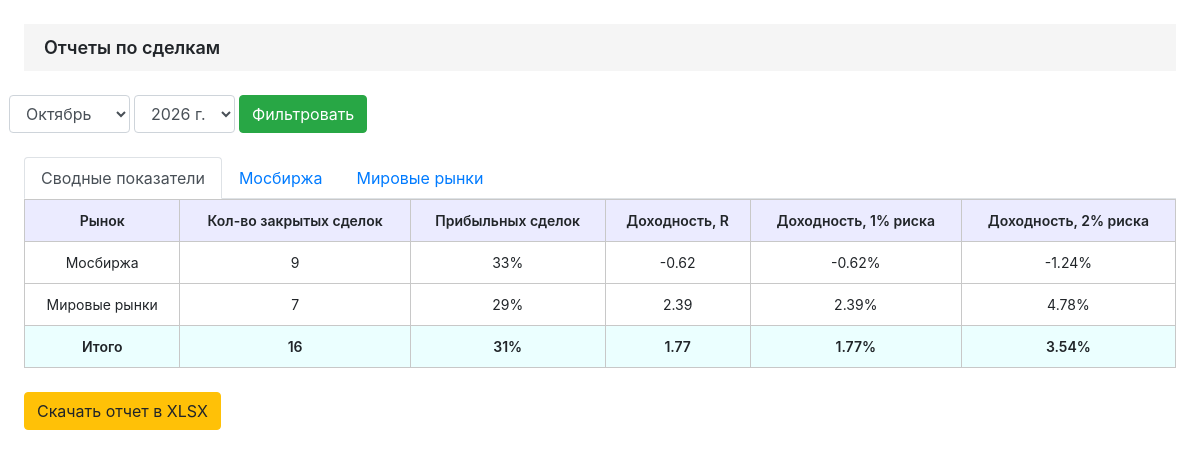
The page / on the database its author committed.
### tables this page shows
CREATE TABLE `tg_category` (
  `category_id` int(11) NOT NULL AUTO_INCREMENT,
  `name` varchar(500) NOT NULL,
  `sort` int(11) NOT NULL,
  `cpu` varchar(200) NOT NULL,
  `tg_block_id` int(11) NOT NULL,
  PRIMARY KEY (`category_id`),
  KEY `tg_block_id` (`tg_block_id`)
);

### common_function.php (called while the page is built, shortened)
<?php
class Fnc
{
	public $mysqli;
	private $now;
	public function __construct($mysqli)
	{
		$this->mysqli = $mysqli;
		$this->now = APP_NOW !== '' ? strtotime(APP_NOW) : time();
	}
	public function date($format)
	{
		return date($format, $this->now);
	}
	public function getTgCategoryList($tg_block_id = 0)
	{
		$array = array();
		$dop_sql = "";
		if ($tg_block_id > 0) {
			$dop_sql = $dop_sql . " and `tg_block_id`=$tg_block_id";
		}
		$sql = $this->mysqli->query("
				SELECT * FROM `tg_category` WHERE 1=1 $dop_sql ORDER BY `sort`
			");
		while ($res = $sql->fetch_assoc()) {
			array_push($array, $res);
		}
		return $array;
	}
	public function getTool($tool_id)
	{
		$sql = $this->mysqli->query("
				SELECT * FROM `tg_tool` WHERE `tool_id`=$tool_id
			");
		$col = $sql->num_rows;
		$res = $sql->fetch_array();
		return $res;
	}
	public function getTgSignalList($category_id, $month, $year)
	{
		$date_month = $year . "-" . $month . "-";
		if ($year == $this->date('Y') and $month == $this->date('m')) {
			$sql = $this->mysqli->query("
					SELECT * FROM `tg_signal`
					WHERE
					`category_id_signal`=$category_id and
					`is_published`=1 and
					(
						`is_deleted`=0
							or
						`date_deleted` LIKE '$date_month%'
					)
						and
					(
						`is_closed`=0
							or
						`date_closed` LIKE '$date_month%'
							or
						`date_created` LIKE '$date_month%'
					)
						and
					(
						`is_canceled`=0
							or
						`date_canceled` LIKE '$date_month%'
					)
				");
		}
		$array = array();
		$col_take_profit = 0;
		while ($res = $sql->fetch_assoc()) {
			$tool_id = $res['tool_id'];
			$tool = $this->getTool($tool_id);
			$res['tool'] = $tool;
			$res['d1'] = "";
			$res['d2'] = "";
			$take_profit = $res['take_profit'];
			$take_profit_2 = $res['take_profit_2'];
			$take_profit_3 = $res['take_profit_3'];
			$date_take_profit = $res['date_take_profit'];
			$date_take_profit_2 = $res['date_take_profit_2'];
			$date_take_profit_3 = $res['date_take_profit_3'];
			if ($res['date_closed'] != "0000-00-00 00:00:00" and $date_take_profit == "0000-00-00 00:00:00" and $res['take_profit'] == $res['price_close']) {
				$date_take_profit = $res['date_closed'];
			}
			if ($take_profit != 0) $col_take_profit++;
			if ($take_profit_2 != 0) $col_take_profit++;
			if ($take_profit_3 != 0) $col_take_profit++;
			if ($res['type'] == 'market') {
				$res['is_in_work'] = 1;
				$res['date_open'] = date("d.m.Y H:i", strtotime($res['date_created']));
			} else {
				if ($res['is_in_work_datetime'] != "0000-00-00 00:00:00") {
					$res['date_open'] = date("d.m.Y H:i", strtotime($res['is_in_work_datetime']));
				} else {
					$res['date_open'] = "-";
				}
			}
			if ($res['is_canceled'] == 1) {
				$res['r'] = "-";
				$res['date_close'] = "";
				$res['price_close'] = "";
			} else if ($res['is_deleted'] == 1) {
				$res['r'] = "-";
				$res['date_close'] = "";
				$res['price_close'] = "";
			} else {
				if ($res['is_closed'] == 1) {
					if (is_numeric($res['r'])) {
					} else {
						$res['r'] = 0;
						$price_close_rasch = 0;
						if ($take_profit != 0) {
							if ($date_take_profit != "0000-00-00 00:00:00") {
								if ($res['diraction'] == "buy") {
									$res['r'] = $res['r'] + round((($take_profit - $res['price_open']) / ($res['price_open'] - $res['stop_loss_rash'])) / $col_take_profit, 2);
								} else {
									$res['r'] = $res['r'] + round((($res['price_open'] - $take_profit) / ($res['stop_loss_rash'] - $res['price_open'])) / $col_take_profit, 2);
								}
								$price_close_rasch = $price_close_rasch + $take_profit / $col_take_profit;
							} else {
								if ($res['price_close'] != $res['stop_loss_rash']) {
									if ($res['diraction'] == "buy") {
										$res['r'] = $res['r'] + round((($res['price_close'] - $res['price_open']) / ($res['price_open'] - $res['stop_loss_rash'])) / $col_take_profit, 2);
									} else {
										$res['r'] = $res['r'] + round((($res['price_open'] - $res['price_close']) / ($res['stop_loss_rash'] - $res['price_open'])) / $col_take_profit, 2);
									}
									$price_close_rasch = $price_close_rasch + $res['price_close'] / $col_take_profit;
								} else {
									$res['r'] = $res['r'] - round(1 / $col_take_profit, 2);
									$price_close_rasch = $price_close_rasch + $res['stop_loss_rash'] / $col_take_profit;
								}
							}
						}
						if ($take_profit_2 != 0) {
							if ($date_take_profit_2 != "0000-00-00 00:00:00") {
								if ($res['diraction'] == "buy") {
									$res['r'] = $res['r'] + round((($take_profit_2 - $res['price_open']) / ($res['price_open'] - $res['stop_loss_rash'])) / $col_take_profit, 2);
								} else {
									$res['r'] = $res['r'] + round((($res['price_open'] - $take_profit_2) / ($res['stop_loss_rash'] - $res['price_open'])) / $col_take_profit, 2);
								}
								$price_close_rasch = $price_close_rasch + $take_profit_2 / $col_take_profit;
							} else {
								if ($res['price_close'] != $res['stop_loss_rash']) {
									if ($res['diraction'] == "buy") {
										$res['r'] = $res['r'] + round((($res['price_close'] - $res['price_open']) / ($res['price_open'] - $res['stop_loss_rash'])) / $col_take_profit, 2);
									} else {
										$res['r'] = $res['r'] + round((($res['price_open'] - $res['price_close']) / ($res['stop_loss_rash'] - $res['price_open'])) / $col_take_profit, 2);
									}
									$price_close_rasch = $price_close_rasch + $res['price_close'] / $col_take_profit;
								} else {
									$res['r'] = $res['r'] - round(1 / $col_take_profit, 2);
									$price_close_rasch = $price_close_rasch + $res['stop_loss_rash'] / $col_take_profit;
								}
							}
						}
						$res['price_close'] = round($price_close_rasch, 5);
					}
					$res['d1'] = $res['r'] . "%";
					$res['d2'] = ($res['r'] * 2) . "%";
					$res['date_close'] = date('d.m.Y H:i', strtotime($res['date_closed']));
				} else {
					if (
						$date_take_profit != "0000-00-00 00:00:00"
						or
						$date_take_profit_2 != "0000-00-00 00:00:00"
						or
						$date_take_profit_3 != "0000-00-00 00:00:00"
					) {
						$res['r'] = 0;
						if ($date_take_profit != "0000-00-00 00:00:00") {
							if ($res['diraction'] == "buy") {
								$res['r'] = $res['r'] + round((($take_profit - $res['price_open']) / ($res['price_open'] - $res['stop_loss_rash'])) / $col_take_profit, 2);
							} else {
								$res['r'] = $res['r'] + round((($res['price_open'] - $take_profit) / ($res['stop_loss_rash'] - $res['price_open'])) / $col_take_profit, 2);
							}
						}
					} else {
						$res['r'] = "";
					}
					$res['date_close'] = "";
					$res['price_close'] = "";
				}
			}
			if ($take_profit_2 == 0) $res['take_profit_2'] = '-';
			if ($take_profit_3 == 0) $res['take_profit_3'] = '-';
			array_push($array, $res);
		}
		return $array;
	}
	public function getItogDataSignalTable($array_signal_list)
	{
		$itog_col_deal_total = 0;
		$itog_col_deal_open = 0;
		$itog_col_deal_closed = 0;
		$itog_col_deal_plus = 0;
		$itog_col_deal_minus = 0;
		$itog_r = 0;
		$itog_r_closed = 0;
		foreach ($array_signal_list as $signal) {
			if ($signal['r'] != "-") $itog_col_deal_total++;
			if (is_numeric($signal['r']) and $signal['is_closed'] == 1) $itog_col_deal_closed++;
			if (is_numeric($signal['r']) and $signal['r'] >= 0 and $signal['is_closed'] == 1) $itog_col_deal_plus++;
			if (is_numeric($signal['r']) and $signal['r'] < 0 and $signal['is_closed'] == 1) $itog_col_deal_minus++;
			if (is_numeric($signal['r'])) $itog_r = $itog_r + $signal['r'];
			if (
				$signal['is_closed'] == 0 &&
				$signal['is_deleted'] == 0 &&
				$signal['is_canceled'] == 0 &&
				$signal['is_in_work'] == 1
			) {
				$itog_col_deal_open++;
			}
			if ($signal['is_closed'] == 1 and is_numeric($signal['r'])) {
				$itog_r_closed += $signal['r'];
			}
		}
		return [
			'itog_col_deal_total' => $itog_col_deal_total,
			'itog_col_deal_closed' => $itog_col_deal_closed,
			'itog_col_deal_open' => $itog_col_deal_open,
			'itog_col_deal_plus' => $itog_col_deal_plus,
			'itog_col_deal_minus' => $itog_col_deal_minus,
			'itog_r' => round($itog_r, 2),
			'itog_r_closed' => round($itog_r_closed, 2),
		];
	}
}

### report/report_function.php (called while the page is built, shortened)
<?php
	$array_category_signal_lsit = $fnc->getTgCategoryList(2);
	if (isset($_GET['month'])) $month = $_GET['month'];
	else $month = $fnc->date('m');
	if (isset($_GET['year'])) $year = $_GET['year'];
	else $year = $fnc->date('Y');
?>

### report/report.php (the view, shortened to what this page needs)
<div class="top_header">
	<div class="title_h">
		<div class="row">
			<div class="col-9 my-auto">
				Отчеты по сделкам
			</div>
		</div>
	</div>
</div>
<div class="pt-4 pb-4">
	<form action="" method="GET" class="row">
		<div class="d-inline pr-1">
			<select name="month" class="form-control">
				<?php foreach ($fnc->array_month as $key=>$val) { ?>
					<option value="<?=$key;?>" <?php if ($month == $key) echo "selected";?>><?=$val;?></option>
				<?php } ?>
			</select>
		</div>
		<div class="d-inline pr-1">
			<select name="year" class="form-control">
				<?php for ($i = $fnc->date('Y'); $i >= 2021; $i--) { ?>
					<option value="<?=$i;?>" <?php if ($year == $i) echo "selected";?>><?=$i;?> г.</option>
				<?php } ?>
			</select>
		</div>
		<div class="d-inline">
			<input type="submit" value="Фильтровать" class="btn btn-success"/>
		</div>
	</form>
</div>
<ul class="nav nav-tabs" id="myTab" role="tablist">
	<li class="nav-item">
		<a class="nav-link active" id="common_table-tab" data-toggle="tab" href="#common_table" role="tab" aria-controls="common_table" aria-selected="true">Сводные показатели</a>
	</li>
	<?php foreach ($array_category_signal_lsit as $category) { ?>
		<li class="nav-item">
			<a class="nav-link" id="category_<?=$category['category_id'];?>-tab" data-toggle="tab" href="#category_<?=$category['category_id'];?>" role="tab" aria-controls="category_<?=$category['category_id'];?>" aria-selected="false"><?=$category['name'];?></a>
		</li>
	<?php } ?>
</ul>
<div class="tab-content" id="myTabContent">
	<div class="tab-pane fade show active" id="common_table" role="tabpanel" aria-labelledby="common_table-tab">
		<table class="table_signal_common">
			<thead>
				<tr>
					<td>Рынок</td>
					<td class="text-center">Кол-во закрытых сделок</td>
					<td class="text-center">Прибыльных сделок</td>
					<td class="text-center">Доходность, R</td>
					<td class="text-center">Доходность, 1% риска</td>
					<td class="text-center">Доходность, 2% риска</td>
				</tr>
			</thead>
			<tbody>
				<?php
					$total_deal = 0;
					$total_deal_plus = 0;
					$itog_r = 0;
				?>
				<?php foreach ($array_category_signal_lsit as $category) { ?>
					<?php
						$category_id = $category['category_id'];
						$array_signal_list = $fnc->getTgSignalList($category_id,$month,$year);
						$array_result = $fnc->getItogDataSignalTable($array_signal_list);
						$total_deal = $total_deal + $array_result['itog_col_deal_closed'];
						$total_deal_plus = $total_deal_plus + $array_result['itog_col_deal_plus'];
						$itog_r = $itog_r + $array_result['itog_r'];
					?>
					<tr>
						<td><?=$category['name'];?></td>
						<td class="text-center"><?=$array_result['itog_col_deal_closed'];?></td>
						<td class="text-center"><?php if ($array_result['itog_col_deal_closed'] != 0) echo round(100 * $array_result['itog_col_deal_plus'] / $array_result['itog_col_deal_closed']);?>%</td>
						<td class="text-center"><?=$array_result['itog_r'];?></td>
						<td class="text-center"><?=$array_result['itog_r'];?>%</td>
						<td class="text-center"><?=($array_result['itog_r']*2);?>%</td>
					</tr>
				<?php } ?>
				<tr class="tr_signal_result">
					<td>Итого</td>
					<td class="text-center"><?=$total_deal;?></td>
					<td class="text-center"><?php if ($total_deal != 0) echo round(100 * $total_deal_plus / $total_deal);?>%</td>
					<td class="text-center"><?=$itog_r;?></td>
					<td class="text-center"><?=$itog_r;?>%</td>
					<td class="text-center"><?=($itog_r*2);?>%</td>
				</tr>
			</tbody>
		</table>
	</div>
</div>
<br/>
<div class="d-inline">
	<a href="/report/create_xlsx.php?month=<?=$month;?>&year=<?=$year;?>"><div class="btn btn-warning">Скачать отчет в XLSX</div></a>
</div>

### index.php (shortened to what this page needs)
<?php
include('connect_db.php');
include('common_function.php');
$fnc = new Fnc($mysqli);
include('report/report_function.php');
?>
<!doctype html>
<html lang="ru">
<head>
	<link rel="stylesheet" href="https://cdn.jsdelivr.net/npm/bootstrap@4.6.2/dist/css/bootstrap.min.css">
	<link rel="stylesheet" href="/css/style.css">
</head>
<body>
	<div class="container-fluid p-4">
		<?php include('report/report.php'); ?>
	</div>
</body>
</html>

### css/style.css (style rules this page uses)
body { background-color: #fff; }
.top_header { padding: 10px 20px; background-color: rgb(245, 245, 245); }
.top_header .title_h { font-size: 18px; font-weight: 600; }
.table_signal_common { min-width: 100%; border-collapse: collapse; font-size: 14px; }
.table_signal_common .tr_signal_result { background-color: rgb(235, 255, 255); font-weight: 600; }
.table_signal_common td, .table_signal_common th { border: 1px solid rgb(200, 200, 200); padding: 10px; text-align: center; }
.table_signal_common thead tr { background-color: rgb(235, 235, 255); font-weight: 600; }

### rows shown on the page
tg_category: name "Мосбиржа", itog_col_deal_closed "9", itog_col_deal_closed "33", itog_r "-0.62", itog_r "-1.24"
tg_category: name "Мировые рынки", itog_col_deal_closed "7", itog_col_deal_closed "29", itog_r "2.39", itog_r "4.78"

### other values the page prints
$total_deal "16"
100 * $total_deal_plus / $total_deal "31"
$itog_r "1.77"
$itog_r*2 "3.54"
form field month "Октябрь"
form field year "2026 г."
